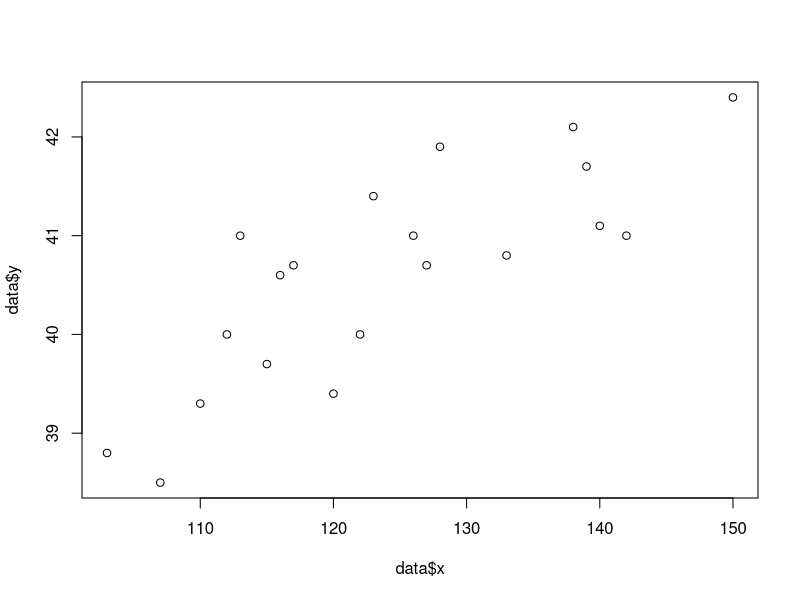
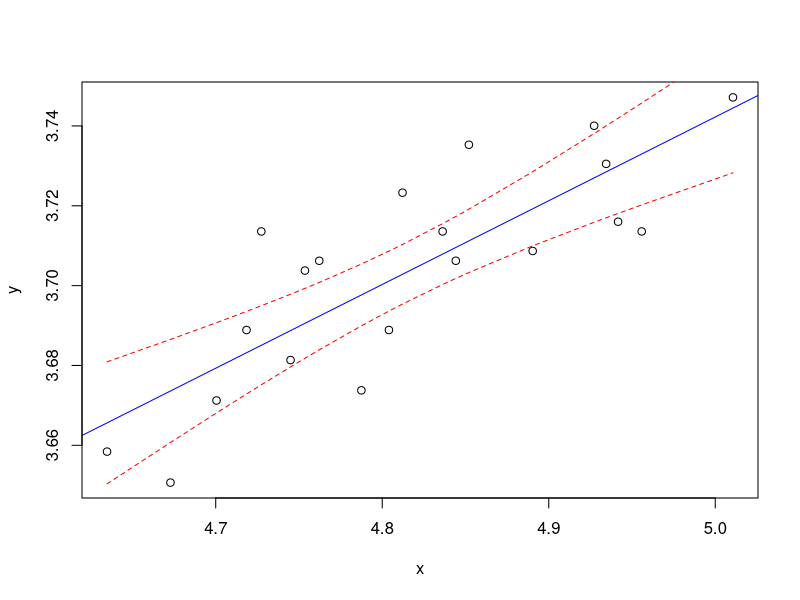
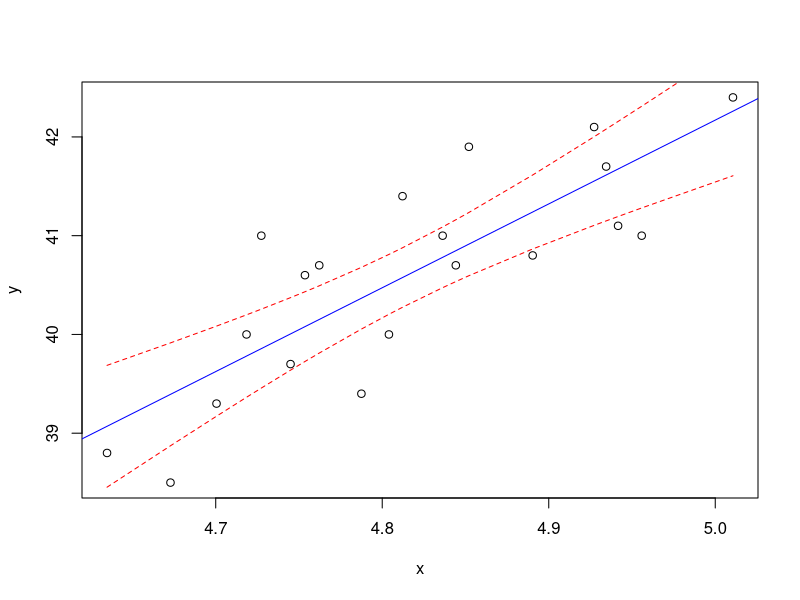

These charts were generated, in order, by the following R code:
# Я не знаю как назывались перменные в изначальном файле, из за проблем с кодировкой. 
# Я переименовал их в x,y
R_sqare_vector <- c()
A_vector <- c()
data <- read.csv("./Data/Non_lin.csv",sep=";")
data$x <- as.numeric(gsub(",", ".", data$x))
data$y <- as.numeric(gsub(",", ".", data$y))
data
plot(data$y~data$x)

summary(lm(data$y~data$x))

summary(lm(data$y~data$x))$r.squared 

#?lm() Не вижу ошибку апроксимации

A <- (1/max(data$n)) * sum(abs( data$y - lm(data$x~data$y)$fitted.values ) / data$y)
A

R_sqare_vector <- c(R_sqare_vector,summary(lm(data$y~data$x))$r.squared)
A_vector <- c(A_vector, A)

x <- data$x
y <- data$y

x <- log(x)
y <- log(y)

summary(lm(y~x))

summary(lm(y~x))$r.squared 

A <- (1/max(data$n)) * sum(abs(y - lm(y~x)$fitted.values ) / y)
A

R_sqare_vector <- c(R_sqare_vector, summary(lm(y~x))$r.squared)
A_vector <- c(A_vector, A)

x <- data$x
y <- data$y

y <- log(y)

summary(lm(y~x))

summary(lm(y~x))$r.squared 

A <- (1/max(data$n)) * sum(abs( data$y - lm(y~x)$fitted.values ) / y)
A

R_sqare_vector <- c(R_sqare_vector, summary(lm(y~x))$r.squared)
A_vector <- c(A_vector, A)

x <- data$x
y <- data$y

x <- log(x)

summary(lm(y~x))

summary(lm(y~x))$r.squared 

A <- (1/max(data$n)) * sum(abs(y-lm(y~x)$fitted.values)/y)
A

R_sqare_vector <- c(R_sqare_vector, summary(lm(y~x))$r.squared)
A_vector <- c(A_vector, A)

x <- data$x
y <- data$y

x <- sqrt(x)

summary(lm(y~x))

summary(lm(y~x))$r.squared 

A <- (1/max(data$n)) * sum(abs( y - lm(y~x)$fitted.values ) / y)
A

R_sqare_vector <- c(R_sqare_vector, summary(lm(y~x))$r.squared)
A_vector <- c(A_vector, A)

x <- data$x
y <- data$y

x1 <- 1/x

summary(lm(y~1))

summary(lm(y~x1))$r.squared 

A <- (1/max(data$n)) * sum(abs( y - lm(y~x1)$fitted.values ) / y)
A

R_sqare_vector <- c(R_sqare_vector, summary(lm(y~x))$r.squared)
A_vector <- c(A_vector, A)

R_sqare_vector
A_vector

max(R_sqare_vector)
min(A_vector)

x <- data$x
y <- data$y

x <- log(x)
y <- log(y)

model <- lm(y ~ x)
predictions <- predict(model, interval = "confidence", level = 0.95)
plot(x, y)
abline(model, col = "blue") 
lines(x, predictions[, "lwr"], col = "red", lty = 2)
lines(x, predictions[, "upr"], col = "red", lty = 2)

x <- data$x
y <- data$y

x <- log(x)

model <- lm(y ~ x)
predictions <- predict(model, interval = "confidence", level = 0.95)
plot(x, y)
abline(model, col = "blue") 
lines(x, predictions[, "lwr"], col = "red", lty = 2)
lines(x, predictions[, "upr"], col = "red", lty = 2)


